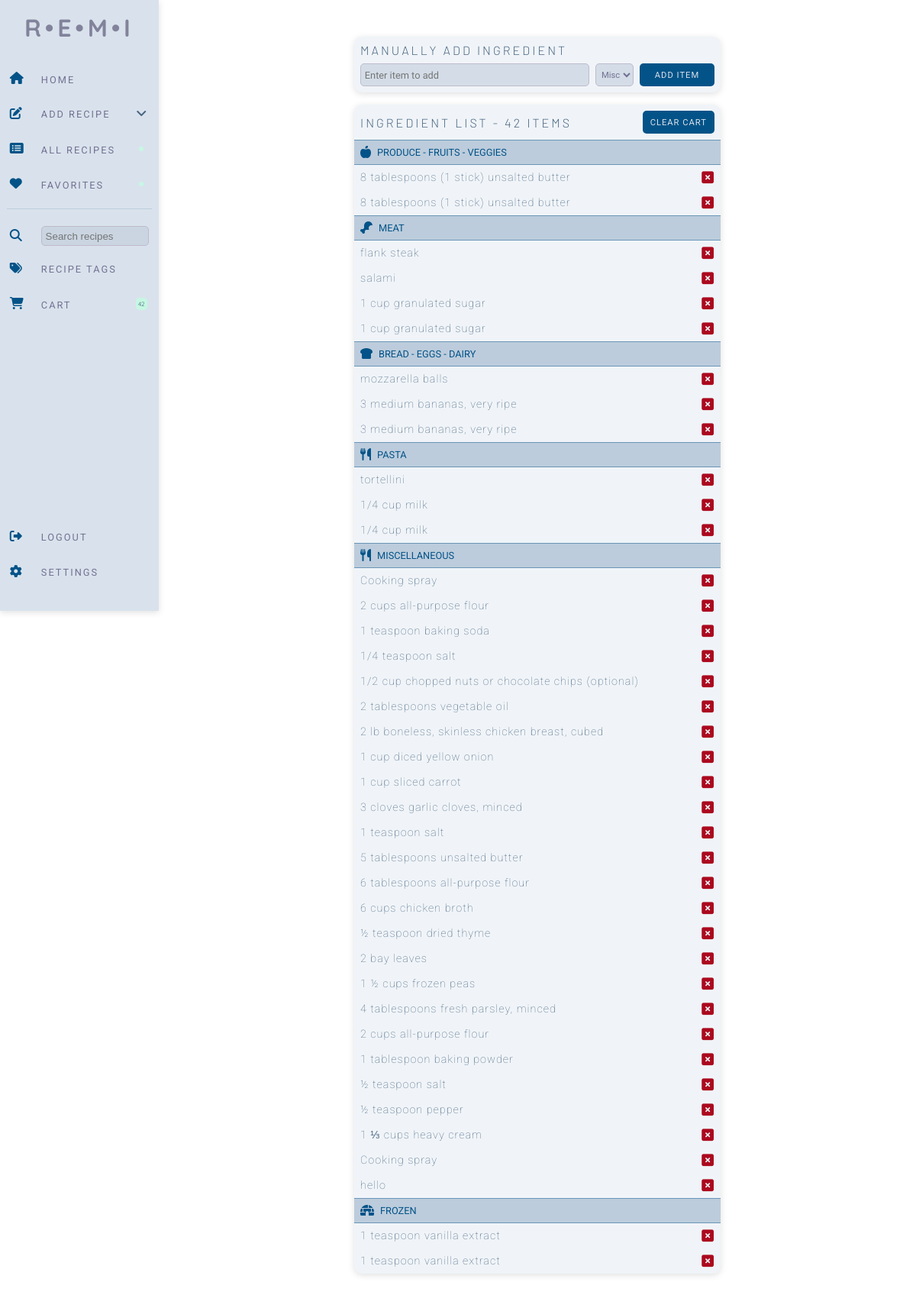
/cart (signed in), run on the app's committed database.
### website/models.py (models this page shows)
class ShoppingList(db.Model):
    id = db.Column(db.Integer, primary_key=True)
    shopping_item = db.Column(db.String())
    category = db.Column(db.String())

### website/views.py (the view, shortened to what this page needs)
@views.route('/cart', methods=['POST', 'GET'])
@login_required
def cart():
    shopping_list = ShoppingList.query.count()
    shopping_items_pasta = ShoppingList.query.filter_by(category='pasta').all()
    shopping_items_produce = ShoppingList.query.filter_by(category='produce').all()
    shopping_items_misc = ShoppingList.query.filter_by(category='misc').all()
    shopping_items_dairy = ShoppingList.query.filter_by(category='dairy_bread').all()
    shopping_items_meat = ShoppingList.query.filter_by(category='meat').all()
    shopping_items_frozen = ShoppingList.query.filter_by(category='frozen').all()
    shopping_items_coffee = ShoppingList.query.filter_by(category='coffee_tea').all()
    pasta_to_copy = ""
    produce_to_copy = ""
    misc_to_copy = ""
    dairy_to_copy = ""
    meat_to_copy = ""
    frozen_to_copy = ""
    coffee_to_copy = ""
    if shopping_items_pasta:
        for item in shopping_items_pasta:
            pasta_to_copy = pasta_to_copy + "- " + item.shopping_item + "\n"
    elif shopping_items_produce:
        for item in shopping_items_produce:
            produce_to_copy = produce_to_copy + "- " + item.shopping_item + "\n"
    elif shopping_items_misc:
        for item in shopping_items_misc:
            misc_to_copy = misc_to_copy + "- " + item.shopping_item + "\n"
    elif shopping_items_dairy:
        for item in shopping_items_dairy:
            dairy_to_copy = dairy_to_copy + "- " + item.shopping_item + "\n"
    elif shopping_items_meat:
        for item in shopping_items_meat:
            meat_to_copy = meat_to_copy + "- " + item.shopping_item + "\n"
    elif shopping_items_frozen:
        for item in shopping_items_frozen:
            frozen_to_copy = frozen_to_copy + "- " + item.shopping_item + "\n"
    elif shopping_items_coffee:
        for item in shopping_items_coffee:
            coffee_to_copy = coffee_to_copy + "- " + item.shopping_item + "\n"
    return render_template("cart.html", user=current_user, shopping_list=shopping_list, pasta=shopping_items_pasta,
                           produce=shopping_items_produce, misc=shopping_items_misc, dairy=shopping_items_dairy,
                           meat=shopping_items_meat, frozen=shopping_items_frozen, coffee=shopping_items_coffee,
                           pasta_to_copy=pasta_to_copy, produce_to_copy=produce_to_copy,misc_to_copy=misc_to_copy,
                           dairy_to_copy=dairy_to_copy, meat_to_copy=meat_to_copy, frozen_to_copy=frozen_to_copy,
                           coffee_to_copy=coffee_to_copy)

### website/__init__.py (called while the page is built)
def create_app():
    app = Flask(__name__)
    app.config['SECRET_KEY'] = 'sdf897sdf987'
    app.config['SQLALCHEMY_DATABASE_URI'] = f'sqlite:///{DB_NAME}'
    db.init_app(app)
    migrate.init_app(app, db)
    from .views import views
    from .auth import auth
    app.register_blueprint(views, url_prefix='/')
    app.register_blueprint(auth, url_prefix='/')
    from .models import User, Recipe
    with app.app_context():
        db.create_all()
    login_manager = LoginManager()
    login_manager.login_view = 'auth.login'
    login_manager.init_app(app)
    @login_manager.user_loader
    def load_user(id):
        return User.query.get(int(id))
    return app

### website/templates/cart.html (shortened to what this page needs)
{% extends "base.html" %} {% block title %}Add Recipe{% endblock %} {% block
    content %}
    <form method="POST">
    <div class="cart-wrapper">
        <div class="cart-card">
        <h2>Manually Add Ingredient</h2>
        <div class="add-item">
            <input class="text-input" name="ingredient" type="text" placeholder="Enter item to add">
            <select class="ing-preview"
                aria-label=".form-select-sm example"
                name="ing_type">
                <option value="misc">Misc.</option>
            </select>
            <button type="submit" class="button-primary">Add Item</button>
        </div>
        </div>
        <div class="ingredient-list-cart">
            <div class="ing-menu">
            <h2>Ingredient List - {{ shopping_list }} Items</h2>
            <button class="button-primary">Clear Cart</button>
            </div>
            {% if produce %}
            <div class="ing-heading">
                 Produce - Fruits - Veggies
            </div>
            {% for item in produce %}
            <div class="cart-ingredient">
                <p>{{ item.shopping_item }}</p>
            </div>
            {% endfor %}
            {% endif %}
            {% if meat %}
            <div class="ing-heading">
                 Meat
            </div>
            {% for item in meat %}
            <div class="cart-ingredient">
                <p>{{ item.shopping_item }}</p>
            </div>
            {% endfor %}
            {% endif %}
            {% if dairy %}
            <div class="ing-heading">
                 Bread - Eggs - Dairy
            </div>
            {% for item in dairy %}
            <div class="cart-ingredient">
                <p>{{ item.shopping_item }}</p>
            </div>
            {% endfor %}
            {% endif %}
            {% if pasta %}
            <div class="ing-heading">
                 Pasta
            </div>
            {% for item in pasta %}
            <div class="cart-ingredient">
                <p>{{ item.shopping_item }}</p>
            </div>
            {% endfor %}
            {% endif %}
            {% if misc %}
            <div class="ing-heading">
                 Miscellaneous
            </div>
            {% for item in misc %}
            <div class="cart-ingredient">
                <p>{{ item.shopping_item }}</p>
            </div>
            {% endfor %}
            {% endif %}
            {% if frozen %}
            <div class="ing-heading">
                 Frozen
            </div>
            {% for item in frozen %}
            <div class="cart-ingredient">
                <p>{{ item.shopping_item }}</p>
            </div>
            {% endfor %}
            {% endif %}
        </div>
    </div>
</form>
{% endblock %}

### website/static/test.css (style rules this page uses)
* { margin: 0; padding: 0; box-sizing: border-box; }
body { position: relative; }
:root { --nav-background: #D9E2EC; --main-background: white; --logo-color: rgba(49, 41, 77, 0.512); --nav-items-color: #486581; --nav-icon-color: #035388; --nav-items-hover: #BCCCDC; --nav-text-color: rgba(68, 60, 104, 0.678); --search-input-color: #c1cdda92; --pill-background: #C6F7E2; --recipe-card-background: #F0F4F8; --primary-button: #035388; --secondary-button: #D9E2EC; --recipe-tag-background: #f0f4f8e5; --instructions-background: #f0f4f8c7; --modal-delete: #AB091E; }
.cart-wrapper { display: grid; justify-content: center; margin-top: 3rem; margin-bottom: 3rem; }
.cart-card { width: 480px; display: flex; flex-direction: column; background-color: var(--recipe-card-background); border-radius: 10px; margin: 0; position: relative; padding: .5rem; box-shadow: rgba(99, 99, 99, 0.2) 0px 2px 8px 0px; }
.cart-card h2 { color: var(--nav-items-color); font-family: 'Barlow', sans-serif; text-transform: uppercase; letter-spacing: 3px; font-size: 1rem; font-weight: 300; margin-bottom: .5rem; }
.ingredient-list-cart { width: 480px; display: flex; flex-direction: column; background-color: var(--recipe-card-background); border-radius: 10px; margin-top: 1rem; position: relative; padding: 0; box-shadow: rgba(99, 99, 99, 0.2) 0px 2px 8px 0px; }
.ing-menu { display: flex; align-items: center; justify-content: space-between; margin-bottom: .5rem; }
.ing-menu h2 { margin-left: .5rem; margin-top: .5rem; }
.ing-menu button { margin-right: .5rem; margin-top: .5rem; }
.ing-heading { background-color: var(--nav-items-hover); font-family: 'Roboto', sans-serif; border-bottom: 1px solid #03538871; border-top: 1px solid #03538871; padding: .5rem; color: var(--nav-icon-color); text-transform: uppercase; font-weight: 400; font-size: .8rem; display: flex; align-items: center; }
.cart-ingredient { display: flex; justify-content: space-between; align-items: center; font-family: 'Roboto', sans-serif; color: var(--nav-items-color); font-weight: 100; font-size: .9rem; letter-spacing: 1px; padding: .5rem; }
.ingredient-list-cart h2 { color: var(--nav-items-color); font-family: 'Barlow', sans-serif; text-transform: uppercase; letter-spacing: 3px; font-size: 1rem; font-weight: 300; }
.add-item { display: grid; gap: .5rem; grid-template-columns: 300px auto 1fr; }
.text-input { padding: .3rem; background-color: var(--search-input-color); border: 1px solid; height: 30px; border-color: rgb(191, 186, 205); border-radius: 5px; width: 100%; align-self: start; font-family: 'Oxygen', sans-serif; color: var(--nav-text-color); font-size: .8rem; }
.ing-preview { width: 50px; height: 100%; padding-left: 3px; background-color: var(--search-input-color); border: 1px solid; border-color: rgb(191, 186, 205); border-radius: 5px; font-family: 'Oxygen', sans-serif; font-size: .7rem; color: var(--nav-text-color); }
.button-primary { background-color: var(--primary-button); border: none; border-radius: 5px; height: 30px; display: block; padding: 3px; padding-left: 10px; padding-right: 10px; text-transform: uppercase; font-family: 'Roboto', sans-serif; letter-spacing: 1px; font-size: .7rem; color: #D9E2EC; align-self: start; }

### data on the page
ShoppingList: shopping_item "8 tablespoons (1 stick) unsalted butter"
ShoppingList: shopping_item "8 tablespoons (1 stick) unsalted butter"
ShoppingList: shopping_item "flank steak"
ShoppingList: shopping_item "salami"
ShoppingList: shopping_item "1 cup granulated sugar"
ShoppingList: shopping_item "1 cup granulated sugar"
ShoppingList: shopping_item "mozzarella balls"
ShoppingList: shopping_item "3 medium bananas, very ripe"
ShoppingList: shopping_item "3 medium bananas, very ripe"
ShoppingList: shopping_item "tortellini"
ShoppingList: shopping_item "1/4 cup milk"
ShoppingList: shopping_item "1/4 cup milk"
ShoppingList: shopping_item "Cooking spray"
ShoppingList: shopping_item "2 cups all-purpose flour"
ShoppingList: shopping_item "1 teaspoon baking soda"
ShoppingList: shopping_item "1/4 teaspoon salt"
ShoppingList: shopping_item "1/2 cup chopped nuts or chocolate chips (optional)"
ShoppingList: shopping_item "2 tablespoons vegetable oil"
ShoppingList: shopping_item "2 lb boneless, skinless chicken breast, cubed"
ShoppingList: shopping_item "1 cup diced yellow onion"
ShoppingList: shopping_item "1 cup sliced carrot"
ShoppingList: shopping_item "3 cloves garlic cloves, minced"
ShoppingList: shopping_item "1 teaspoon salt"
ShoppingList: shopping_item "5 tablespoons unsalted butter"
ShoppingList: shopping_item "6 tablespoons all-purpose flour"
ShoppingList: shopping_item "6 cups chicken broth"
ShoppingList: shopping_item "½ teaspoon dried thyme"
ShoppingList: shopping_item "2 bay leaves"
ShoppingList: shopping_item "1 ½ cups frozen peas"
ShoppingList: shopping_item "4 tablespoons fresh parsley, minced"
ShoppingList: shopping_item "2 cups all-purpose flour"
ShoppingList: shopping_item "1 tablespoon baking powder"
ShoppingList: shopping_item "½ teaspoon salt"
ShoppingList: shopping_item "½ teaspoon pepper"
ShoppingList: shopping_item "1 ⅓ cups heavy cream"
ShoppingList: shopping_item "Cooking spray"
ShoppingList: shopping_item "hello"
ShoppingList: shopping_item "1 teaspoon vanilla extract"
ShoppingList: shopping_item "1 teaspoon vanilla extract"

### other printed values
{{ shopping_list }} "42"
